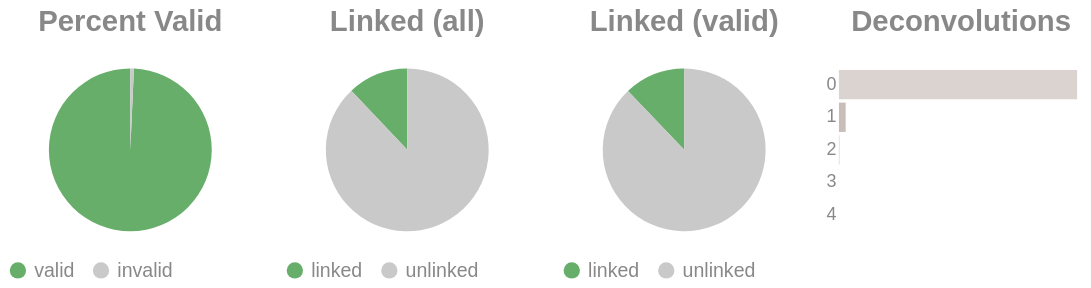

The code cell stored with this chart in its notebook:
### Code cell
if SKIPLR:
    pass
else:
    clash = Counter()
    for i in valids['molecule'].to_list():
        _mol = i.split("-")
        if len(_mol) == 1:
            clash.update('0')
        else:
            clash.update(_mol[-1])

    _d = {"deconvolutions": [], 'count': []}
    for k,v in clash.items():
        _d['deconvolutions'].append(k)
        _d['count'].append(v)

    tot_valid = valids['reads'].sum()
    mask = valids['reads'] >= 2
    n_linked_reads = valids.filter(mask)['reads'].sum()
    if n_linked_reads == 0:
        print_html("No linked molecules (>=2 reads) were detected; skipping linked-only distributions.")
        SKIPLR = True
    else:
        perc_valid = round(tot_valid / n_reads, 4)
        linked_perc_abs = round(n_linked_reads / n_reads, 4)
        linked_perc = round(n_linked_reads / tot_valid, 4)

    _valid = pl.DataFrame({"valids": ['valid', 'invalid'], "count": [tot_valid, n_reads - tot_valid]})
    _linked_abs = pl.DataFrame({"linked (absolute)": ['linked', 'unlinked'], "count": [n_linked_reads, n_reads - n_linked_reads]})
    _linked_rel = pl.DataFrame({"linked (valids)": ['linked', 'unlinked'], "count": [n_linked_reads, tot_valid - n_linked_reads]})

    (
        alt.hconcat(
            piechart(_valid, goodval = 'valid', title = "Percent Valid"),
            piechart(_linked_abs, goodval = "linked", title =  "Linked (all)"),
            piechart(_linked_rel, goodval = "linked", title =  "Linked (valid)"),
            convolutionbar(pl.DataFrame(_d), title = "Deconvolutions"),
            center = True,
            bounds = 'flush'
        )
        .resolve_scale(color='independent')
        .resolve_legend('independent')
        .properties(usermeta={'embedOptions': {"actions": False}})
    ).display()

### Figure 1 — Vega-Lite specification as saved in the notebook (floating-point values rounded to 4 significant figures)
{"width": "container", "height": 400, "config": {"title": {"anchor": "start", "dy": -15, "fontSize": 18, "color": "#888888", "subtitleColor": "#888888", "subtitleFontSize": 14}, "arc": {"fill": "#0072B2"}, "axis": {"domainColor": "#888888", "domainWidth": 0.5, "gridWidth": 0.2, "grid": false, "titleFontWeight": 400, "titleFontSize": 15, "labelFontSize": 11, "labelColor": "#888888", "tickColor": "#888888", "tickWidth": 0.2, "titleColor": "#888888"}, "axisBand": {"grid": false}, "axisX": {"grid": true, "tickSize": 10, "domainCap": "round"}, "axisY": {"domain": false, "grid": true, "tickSize": 0, "domainCap": "round"}, "background": "transparent", "header": {"labelFontSize": 15, "labelColor": "#888888", "titleFontSize": 15, "titleFontWeight": 600, "titleColor": "#888888"}, "legend": {"labelFont": "sans-serif", "labelFontSize": 12, "labelColor": "#888888", "symbolSize": 100, "symbolType": "circle", "titleFontSize": 12, "titlePadding": 10, "titleColor": "#888888", "title": null}, "range": {"category": ["#E69F00", "#56B4E9", "#009E73", "#F0E442", "#0072B2", "#D55E00", "#CC79A7", "#000000"], "diverging": ["#cfe8f3", "#a2d4ec", "#73bfe2", "#46abdb", "#1696d2", "#12719e"]}, "area": {"fill": "#0072B2", "fillOpacity": 0.7, "line": true, "strokeOpacity": 0.7}, "line": {"color": "#0072B2", "stroke": "#0072B2", "strokeWidth": 2}, "trail": {"color": "#0072B2", "stroke": "#0072B2", "strokeWidth": 0, "size": 1}, "point": {"filled": true, "fillOpacity": 1.0, "size": 95}, "text": {"color": "#888888", "fontSize": 11, "align": "right", "fontWeight": 400, "size": 11}, "bar": {"fill": "#0072B2", "stroke": null}, "view": {"stroke": null, "continuousWidth": 660, "continuousHeight": 400}}, "hconcat": [{"data": {"name": "data-85f56cd2b952b509fc21d578af2f2a51"}, "mark": {"type": "arc"}, "encoding": {"color": {"field": "valids", "legend": {"orient": "bottom", "title": null}, "scale": {"domain": ["valid", "invalid"], "range": ["#68ae6b", "#C9C9C9"]}, "title": "Valids", "type": "nominal"}, "theta": {"field": "count", "type": "quantitative"}, "tooltip": [{"field": "valids", "title": "Valids", "type": "ordinal"}, {"field": "percent", "format": ".2%", "title": "Percent", "type": "quantitative"}, {"field": "count", "title": "Count", "type": "quantitative"}]}, "height": 100, "title": {"text": "Percent Valid", "align": "center", "anchor": "middle"}, "transform": [{"calculate": "datum.count / 3241602", "as": "percent"}], "width": 150}, {"data": {"name": "data-424bdb50ddc157e1464cb96136b29506"}, "mark": {"type": "arc"}, "encoding": {"color": {"field": "linked (absolute)", "legend": {"orient": "bottom", "title": null}, "scale": {"domain": ["linked", "unlinked"], "range": ["#68ae6b", "#C9C9C9"]}, "title": "Linked (Absolute)", "type": "nominal"}, "theta": {"field": "count", "type": "quantitative"}, "tooltip": [{"field": "linked (absolute)", "title": "Linked (Absolute)", "type": "ordinal"}, {"field": "percent", "format": ".2%", "title": "Percent", "type": "quantitative"}, {"field": "count", "title": "Count", "type": "quantitative"}]}, "height": 100, "title": {"text": "Linked (all)", "align": "center", "anchor": "middle"}, "transform": [{"calculate": "datum.count / 3241602", "as": "percent"}], "width": 150}, {"data": {"name": "data-b8f542fe4ddf44292830c8ad14401060"}, "mark": {"type": "arc"}, "encoding": {"color": {"field": "linked (valids)", "legend": {"orient": "bottom", "title": null}, "scale": {"domain": ["linked", "unlinked"], "range": ["#68ae6b", "#C9C9C9"]}, "title": "Linked (Valids)", "type": "nominal"}, "theta": {"field": "count", "type": "quantitative"}, "tooltip": [{"field": "linked (valids)", "title": "Linked (Valids)", "type": "ordinal"}, {"field": "percent", "format": ".2%", "title": "Percent", "type": "quantitative"}, {"field": "count", "title": "Count", "type": "quantitative"}]}, "height": 100, "title": {"text": "Linked (valid)", "align": "center", "anchor": "middle"}, "transform": [{"calculate": "datum.count / 3218785", "as": "percent"}], "width": 150}, {"data": {"name": "data-b4090d4c8e89839660bbade610f9ac3f"}, "mark": {"type": "bar"}, "encoding": {"color": {"field": "deconvolutions", "legend": null, "scale": {"scheme": "lightgreyred"}, "type": "nominal"}, "tooltip": [{"field": "deconvolutions", "title": "Deconvolutions", "type": "ordinal"}, {"field": "percent", "format": ".2%", "title": "Percent", "type": "quantitative"}, {"field": "count", "title": "Count", "type": "quantitative"}], "x": {"axis": null, "field": "count", "type": "quantitative"}, "y": {"field": "deconvolutions", "sort": "ascending", "title": null, "type": "nominal"}}, "height": 100, "title": {"text": "Deconvolutions", "align": "center", "anchor": "middle"}, "transform": [{"calculate": "datum.count / 3011063", "as": "percent"}], "width": 150}], "bounds": "flush", "center": true, "resolve": {"legend": {"angle": "independent"}, "scale": {"color": "independent"}}, "usermeta": {"embedOptions": {"actions": false}}, "$schema": "https://vega.github.io/schema/vega-lite/v6.1.0.json", "datasets": {"data-85f56cd2b952b509fc21d578af2f2a51": [{"valids": "valid", "count": 3218785}, {"valids": "invalid", "count": 22817}], "data-424bdb50ddc157e1464cb96136b29506": [{"linked (absolute)": "linked", "count": 390428}, {"linked (absolute)": "unlinked", "count": 2851174}], "data-b8f542fe4ddf44292830c8ad14401060": [{"linked (valids)": "linked", "count": 390428}, {"linked (valids)": "unlinked", "count": 2828357}], "data-b4090d4c8e89839660bbade610f9ac3f": [{"deconvolutions": "0", "count": 2923911}, {"deconvolutions": "1", "count": 82793}, {"deconvolutions": "2", "count": 4077}, {"deconvolutions": "3", "count": 265}, {"deconvolutions": "4", "count": 17}]}}
